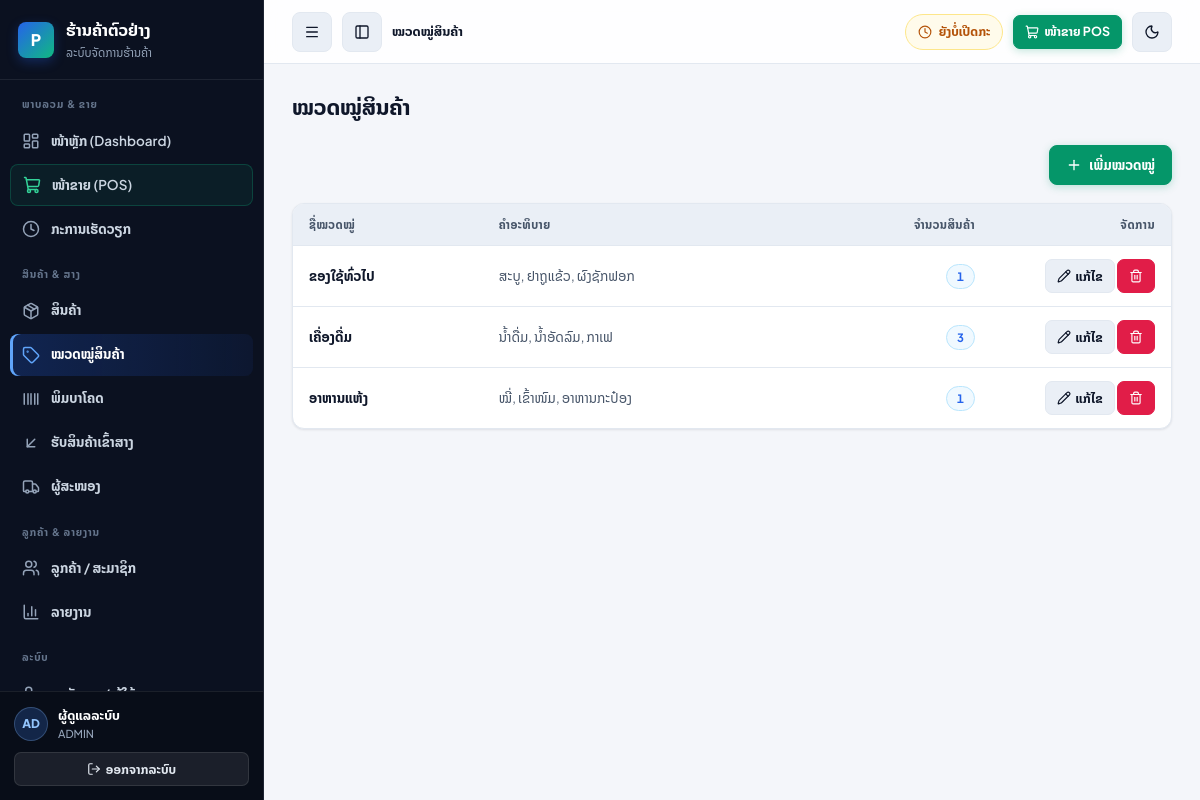
The app's page /categories.php (signed in) with its own data.
### tables this page shows
CREATE TABLE categories (
  id INT AUTO_INCREMENT PRIMARY KEY,
  name VARCHAR(100) NOT NULL,
  description VARCHAR(255) DEFAULT NULL,
  created_at TIMESTAMP DEFAULT CURRENT_TIMESTAMP
);

### config.php (called while the page is built, shortened)
<?php
function h($str) {
    return htmlspecialchars((string)$str, ENT_QUOTES, 'UTF-8');
}

### categories.php (the view, shortened to what this page needs)
<?php
require_once __DIR__ . '/config.php';
$cats = $pdo->query(
    'SELECT c.*, (SELECT COUNT(*) FROM products p WHERE p.category_id = c.id AND p.status=1) cnt
     FROM categories c ORDER BY c.name')->fetchAll();
include __DIR__ . '/header.php';
?>
<div class="toolbar">
  <button class="btn btn-success" onclick="editCat(null)"><i data-lucide="plus"></i> ເພີ່ມໝວດໝູ່</button>
</div>
<div class="table-wrap">
  <table class="table">
    <tr><th>ຊື່ໝວດໝູ່</th><th>ຄຳອະທິບາຍ</th><th class="num">ຈຳນວນສິນຄ້າ</th><th style="width:180px;text-align:right">ຈັດການ</th></tr>
    <?php foreach ($cats as $c): ?>
    <tr>
      <td><strong><?= h($c['name']) ?></strong></td>
      <td style="color:var(--text-muted)"><?= h($c['description'] ?: '-') ?></td>
      <td class="num"><span class="badge badge-info tabular"><?= number_format($c['cnt']) ?></span></td>
      <td style="text-align:right">
        <button class="btn btn-sm btn-secondary" onclick='editCat(<?= json_encode($c, JSON_UNESCAPED_UNICODE | JSON_HEX_APOS | JSON_HEX_QUOT) ?>)'>
          <i data-lucide="pencil"></i> ແກ້ໄຂ
        </button>
        <form method="post" style="display:inline" onsubmit="return confirmAction(this, 'ລຶບໝວດໝູ່ນີ້ບໍ່?')">
          <button class="btn btn-sm btn-danger" title="ລຶບ"><i data-lucide="trash-2"></i></button>
        </form>
      </td>
    </tr>
    <?php endforeach; ?>
  </table>
</div>
<?php include __DIR__ . '/footer.php'; ?>

### records on screen
categories: name "ຂອງໃຊ້ທົ່ວໄປ", description "ສະບູ, ຢາຖູແຂ້ວ, ຜົງຊັກຟອກ", cnt "1"
categories: name "ເຄື່ອງດື່ມ", description "ນ້ຳດື່ມ, ນ້ຳອັດລົມ, ກາເຟ", cnt "3"
categories: name "ອາຫານແຫ້ງ", description "ໝີ່, ເຂົ້າໜົມ, ອາຫານກະປ໋ອງ", cnt "1"

### other values on screen
get_setting('store_name', 'POS Terminal') "ຮ້ານຄ້າຕົວຢ່າງ"
$groupLabel "ພາບລວມ & ຂາຍ"
$label "ໜ້າຫຼັກ (Dashboard)"
$label "ໜ້າຂາຍ (POS)"
$label "ກະການເຮັດວຽກ"
$groupLabel "ສິນຄ້າ & ສາງ"
$label "ສິນຄ້າ"
$label "ໝວດໝູ່ສິນຄ້າ"
$label "ພິມບາໂຄດ"
$label "ຮັບສິນຄ້າເຂົ້າສາງ"
$label "ຜູ້ສະໜອງ"
$groupLabel "ລູກຄ້າ & ລາຍງານ"
$label "ລູກຄ້າ / ສະມາຊິກ"
$label "ລາຍງານ"
$groupLabel "ລະບົບ"
